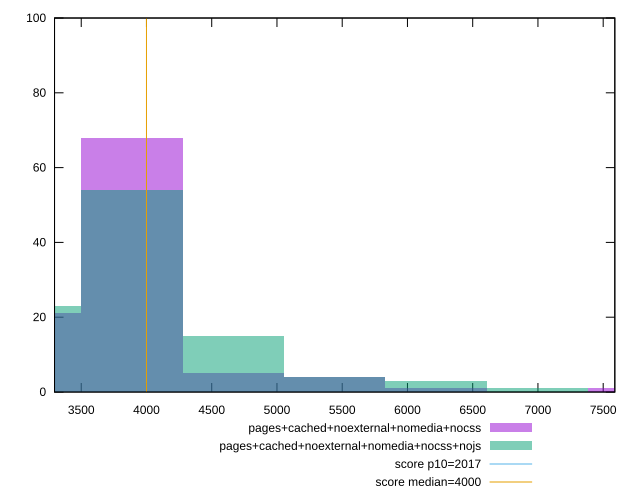

gnuplot code for this plot:
reset

$pagesCachedNoexternalNomediaNocss <<EOF
3887.6876383707795 68
5442.762693719091 4
4665.225166044935 5
7775.375276741559 1
3110.1501106966234 21
6220.300221393247 1
EOF

$pagesCachedNoexternalNomediaNocssNojs <<EOF
3887.6876383707795 54
3110.1501106966234 23
4665.225166044935 15
5442.762693719091 4
6220.300221393247 3
6997.837749067403 1
EOF

set key outside below
set boxwidth 777.5375276741559
set xrange [3295.423999999998:7589.119999999986]
set yrange [0:100]
set trange [0:100]
set style fill transparent solid 0.5 noborder

set parametric
set terminal svg size 640, 500 enhanced background rgb 'white'
set output "reprap/mainthread-work-breakdown/comparison/histogram/4_vs_5.svg"

plot $pagesCachedNoexternalNomediaNocss title "pages+cached+noexternal+nomedia+nocss" with boxes, \
     $pagesCachedNoexternalNomediaNocssNojs title "pages+cached+noexternal+nomedia+nocss+nojs" with boxes, \
     2017,t title "score p10=2017", \
     4000,t title "score median=4000"

reset
